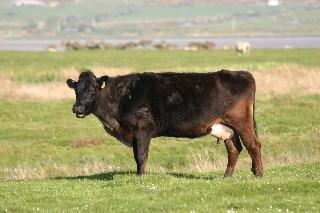
%> input picture figure/cow.jpg, 320 x 213 px
$ octave superpixel_based.m   (GNU Octave 9; MATLAB toolbox functions it lacks are replaced by stand-ins)
%> lines starting %> are read from the running program, lines starting %| are printed output that depends on the picture
### CommonFunc/ToVector.m
function v = ToVector(im)
% takes MxNx3 picture and returns (MN)x3 vector
sz = size(im);
v = reshape(im, [prod(sz(1:2)) 3]);

### SLIC/slic.m
% SLIC Simple Linear Iterative Clustering SuperPixels
%
% Implementation of Achanta, Shaji, Smith, Lucchi, Fua and Susstrunk's
% SLIC Superpixels
%
% Usage:   [l, Am, Sp, d] = slic(im, k, m, seRadius, colopt, mw)
%
% Arguments:  im - Image to be segmented.
%              k - Number of desired superpixels. Note that this is nominal
%                  the actual number of superpixels generated will generally
%                  be a bit larger, espiecially if parameter m is small.
%              m - Weighting factor between colour and spatial
%                  differences. Values from about 5 to 40 are useful.  Use a
%                  large value to enforce superpixels with more regular and
%                  smoother shapes. Try a value of 10 to start with.
%       seRadius - Regions morphologically smaller than this are merged with
%                  adjacent regions. Try a value of 1 or 1.5.  Use 0 to
%                  disable.
%         colopt - String 'mean' or 'median' indicating how the cluster
%                  colour centre should be computed. Defaults to 'mean'
%             mw - Optional median filtering window size.  Image compression
%                  can result in noticeable artifacts in the a*b* components
%                  of the image.  Median filtering can reduce this. mw can be
%                  a single value in which case the same median filtering is
%                  applied to each L* a* and b* components.  Alternatively it
%                  can be a 2-vector where mw(1) specifies the median
%                  filtering window to be applied to L* and mw(2) is the
%                  median filtering window to be applied to a* and b*.
%
% Returns:     l - Labeled image of superpixels. Labels range from 1 to k.
%             Am - Adjacency matrix of segments.  Am(i, j) indicates whether
%                  segments labeled i and j are connected/adjacent
%             Sp - Superpixel attribute structure array with fields:
%                   L  - Mean L* value
%                   a  - Mean a* value
%                   b  - Mean b* value
%                   r  - Mean row value
%                   c  - Mean column value
%                   stdL  - Standard deviation of L*
%                   stda  - Standard deviation of a*
%                   stdb  - Standard deviation of b*
%                   N - Number of pixels
%                   edges - List of edge numbers that bound each
%                           superpixel. This field is allocated, but not set,
%                           by SLIC. Use SPEDGES for this.
%              d - Distance image giving the distance each pixel is from its
%                  associated superpixel centre.
%
% It is suggested that use of this function is followed by SPDBSCAN to perform a
% DBSCAN clustering of superpixels.  This results in a simple and fast
% segmentation of an image.
%
% Minor variations from the original algorithm as defined in Achanta et al's
% paper:
%
% - SuperPixel centres are initialised on a hexagonal grid rather than a square
%   one. This results in a segmentation that will be nominally 6-connected
%   which hopefully facilitates any subsequent post-processing that seeks to
%   merge superpixels.
% - Initial cluster positions are not shifted to point of lowest gradient
%   within a 3x3 neighbourhood because this will be rendered irrelevant the
%   first time cluster centres are updated.
%
% Reference: R. Achanta, A. Shaji, K. Smith, A. Lucchi, P. Fua and
% S. Susstrunk. "SLIC Superpixels Compared to State-of-the-Art Superpixel
% Methods"  PAMI. Vol 34 No 11.  November 2012. pp 2274-2281.
%
% See also: SPDBSCAN, MCLEANUPREGIONS, REGIONADJACENCY, DRAWREGIONBOUNDARIES, RGB2LAB

% Copyright (c) 2013 Peter Kovesi
% Centre for Exploration Targeting
% School of Earth and Environment
% The University of Western Australia
% peter.kovesi at uwa edu au
%
% Permission is hereby granted, free of charge, to any person obtaining a copy
% of this software and associated documentation files (the "Software"), to deal
% in the Software without restriction, subject to the following conditions:
%
% The above copyright notice and this permission notice shall be included in
% all copies or substantial portions of the Software.
%
% The Software is provided "as is", without warranty of any kind.

% Feb  2013
% July 2013 Super pixel attributes returned as a structure array

% Note that most of the computation time is not in the clustering, but rather
% in the region cleanup process.


function [l, Am, Sp, d] = slic(im, k, m, seRadius, colopt, mw, nItr, eim, We)

    if ~exist('colopt','var') || isempty(colopt), colopt = 'mean'; end
    if ~exist('mw','var')     || isempty(mw),         mw = 0;      end
    if ~exist('nItr','var')   || isempty(nItr),     nItr = 10;     end

    if exist('eim', 'var'), USEDIST = 0; else, USEDIST = 1; end

    MEANCENTRE = 1;
    MEDIANCENTRE = 2;

    if strcmp(colopt, 'mean')
        centre = MEANCENTRE;
    elseif strcmp(colopt, 'median')
        centre = MEDIANCENTRE;
    else
        error('Invalid colour centre computation option');
    end

    [rows, cols, chan] = size(im);
    if chan ~= 3
        error('Image must be colour');
    end

    % Convert image to L*a*b* colourspace.  This gives us a colourspace that is
    % nominally perceptually uniform. This allows us to use the euclidean
    % distance between colour coordinates to measure differences between
    % colours.  Note the image becomes double after conversion.  We may want to
    % go to signed shorts to save memory.
    im = rgb2lab(im);

    % Apply median filtering to colour components if mw has been supplied
    % and/or non-zero
    if mw
        if length(mw) == 1
            mw(2) = mw(1);  % Use same filtering for L and chrominance
        end
        for n = 1:3
            im(:,:,n) = medfilt2(im(:,:,n), [mw(1) mw(1)]);
        end
    end

    % Nominal spacing between grid elements assuming hexagonal grid
    S = sqrt(rows*cols / (k * sqrt(3)/2));

    % Get nodes per row allowing a half column margin at one end that alternates
    % from row to row
    nodeCols = round(cols/S - 0.5);
    % Given an integer number of nodes per row recompute S
    S = cols/(nodeCols + 0.5);

    % Get number of rows of nodes allowing 0.5 row margin top and bottom
    nodeRows = round(rows/(sqrt(3)/2*S));
    vSpacing = rows/nodeRows;

    % Recompute k
    k = nodeRows * nodeCols;

    % Allocate memory and initialise clusters, labels and distances.
    C = zeros(6,k);          % Cluster centre data  1:3 is mean Lab value,
                             % 4:5 is row, col of centre, 6 is No of pixels
    l = -ones(rows, cols);   % Pixel labels.
    d = inf(rows, cols);     % Pixel distances from cluster centres.

    % Initialise clusters on a hexagonal grid
    kk = 1;
    r = vSpacing/2;

    for ri = 1:nodeRows
        % Following code alternates the starting column for each row of grid
        % points to obtain a hexagonal pattern. Note S and vSpacing are kept
        % as doubles to prevent errors accumulating across the grid.
        if mod(ri,2), c = S/2; else, c = S;  end

        for ci = 1:nodeCols
            cc = round(c); rr = round(r);
            C(1:5, kk) = [squeeze(im(rr,cc,:)); cc; rr];
            c = c+S;
            kk = kk+1;
        end

        r = r+vSpacing;
    end

    % Now perform the clustering.  10 iterations is suggested but I suspect n
    % could be as small as 2 or even 1
    S = round(S);  % We need S to be an integer from now on

    for n = 1:nItr
       for kk = 1:k  % for each cluster

           % Get subimage around cluster
           rmin = max(C(5,kk)-S, 1);   rmax = min(C(5,kk)+S, rows);
           cmin = max(C(4,kk)-S, 1);   cmax = min(C(4,kk)+S, cols);
           subim = im(rmin:rmax, cmin:cmax, :);
           assert(numel(subim) > 0)

           % Compute distances D between C(:,kk) and subimage
           if USEDIST
               D = dist(C(:, kk), subim, rmin, cmin, S, m);
           else
               D = dist2(C(:, kk), subim, rmin, cmin, S, m, eim, We);
           end

           % If any pixel distance from the cluster centre is less than its
           % previous value update its distance and label
           subd =  d(rmin:rmax, cmin:cmax);
           subl =  l(rmin:rmax, cmin:cmax);
           updateMask = D < subd;
           subd(updateMask) = D(updateMask);
           subl(updateMask) = kk;

           d(rmin:rmax, cmin:cmax) = subd;
           l(rmin:rmax, cmin:cmax) = subl;
       end

       % Update cluster centres with mean values
       C(:) = 0;
       for r = 1:rows
           for c = 1:cols
              tmp = [im(r,c,1); im(r,c,2); im(r,c,3); c; r; 1];
              C(:, l(r,c)) = C(:, l(r,c)) + tmp;
           end
       end

       % Divide by number of pixels in each superpixel to get mean values
       for kk = 1:k
           C(1:5,kk) = round(C(1:5,kk)/C(6,kk));
       end

       % Note the residual error, E, is not calculated because we are using a
       % fixed number of iterations
    end

    % Cleanup small orphaned regions and 'spurs' on each region using
    % morphological opening on each labeled region.  The cleaned up regions are
    % assigned to the nearest cluster. The regions are renumbered and the
    % adjacency matrix regenerated.  This is needed because the cleanup is
    % likely to change the number of labeled regions.
    if seRadius
        [l, Am] = mcleanupregions(l, seRadius);
    else
        l = makeregionsdistinct(l);
        [l, minLabel, maxLabel] = renumberregions(l);
        Am = regionadjacency(l);
    end

    % Recompute the final superpixel attributes and write information into
    % the Sp struct array.
    N = length(Am);
    Sp = struct('L', cell(1,N), 'a', cell(1,N), 'b', cell(1,N), ...
                'stdL', cell(1,N), 'stda', cell(1,N), 'stdb', cell(1,N), ...
                'r', cell(1,N), 'c', cell(1,N), 'N', cell(1,N));
    [X,Y] = meshgrid(1:cols, 1:rows);
    L = im(:,:,1);
    A = im(:,:,2);
    B = im(:,:,3);
    for n = 1:N
        mask = l==n;
        nm = sum(mask(:));
        if centre == MEANCENTRE
            Sp(n).L = sum(L(mask))/nm;
            Sp(n).a = sum(A(mask))/nm;
            Sp(n).b = sum(B(mask))/nm;

        elseif centre == MEDIANCENTRE
            Sp(n).L = median(L(mask));
            Sp(n).a = median(A(mask));
            Sp(n).b = median(B(mask));
        end

        Sp(n).r = sum(Y(mask))/nm;
        Sp(n).c = sum(X(mask))/nm;

        % Compute standard deviations of the colour components of each super
        % pixel. This can be used by code seeking to merge superpixels into
        % image segments.  Note these are calculated relative to the mean colour
        % component irrespective of the centre being calculated from the mean or
        % median colour component values.
        Sp(n).stdL = std(L(mask));
        Sp(n).stda = std(A(mask));
        Sp(n).stdb = std(B(mask));

        Sp(n).N = nm;  % Record number of pixels in superpixel too.
    end

%-- dist -------------------------------------------
%
% Usage:  D = dist(C, im, r1, c1, S, m)
%
% Arguments:   C - Cluster being considered
%             im - sub-image surrounding cluster centre
%         r1, c1 - row and column of top left corner of sub image within the
%                  overall image.
%              S - grid spacing
%              m - weighting factor between colour and spatial differences.
%
% Returns:     D - Distance image giving distance of every pixel in the
%                  subimage from the cluster centre
%
% Distance = sqrt( dc^2 + (ds/S)^2*m^2 )
% where:
% dc = sqrt(dl^2 + da^2 + db^2)  % Colour distance
% ds = sqrt(dx^2 + dy^2)         % Spatial distance
%
% m is a weighting factor representing the nominal maximum colour distance
% expected so that one can rank colour similarity relative to distance
% similarity.  try m in the range [1-40] for L*a*b* space
%
% ?? Might be worth trying the Geometric Mean instead ??
%  Distance = sqrt(dc * ds)
% but having a factor 'm' to play with is probably handy

% This code could be more efficient

% [18 lines left out: function dist, not called in this run]


%--- dist2 ------------------------------------------
%
% Usage:  D = dist2(C, im, r1, c1, S, m, eim)
%
% Arguments:   C - Cluster being considered
%             im - sub-image surrounding cluster centre
%         r1, c1 - row and column of top left corner of sub image within the
%                  overall image.
%              S - grid spacing
%              m - weighting factor between colour and spatial differences.
%            eim - Edge strength sub-image corresponding to im
%
% Returns:     D - Distance image giving distance of every pixel in the
%                  subimage from the cluster centre
%
% Distance = sqrt( dc^2 + (ds/S)^2*m^2 )
% where:
% dc = sqrt(dl^2 + da^2 + db^2)  % Colour distance
% ds = sqrt(dx^2 + dy^2)         % Spatial distance
%
% m is a weighting factor representing the nominal maximum colour distance
% expected so that one can rank colour similarity relative to distance
% similarity.  try m in the range [1-40] for L*a*b* space
%

% [34 lines left out: function dist2, not called in this run]


### SLIC/makeregionsdistinct.m
% MAKEREGIONSDISTINCT Ensures labeled segments are distinct
%
% Usage: [seg, maxlabel] = makeregionsdistinct(seg, connectivity)
%
% Arguments: seg - A region segmented image, such as might be produced by a
%                  superpixel or graph cut algorithm.  All pixels in each
%                  region are labeled by an integer.
%   connectivity - Optional parameter indicating whether 4 or 8 connectedness
%                  should be used.  Defaults to 4.
%
% Returns:   seg - A labeled image where all segments are distinct.
%       maxlabel - Maximum segment label number.
%
% Typical application: A graphcut or superpixel algorithm may terminate in a few
% cases with multiple regions that have the same label.  This function
% identifies these regions and assigns a unique label to them.
%
% See also: SLIC, CLEANUPREGIONS, RENUMBERREGIONS

% Copyright (c) 2013 Peter Kovesi
% Centre for Exploration Targeting
% The University of Western Australia
% peter.kovesi at uwa edu au
%
% Permission is hereby granted, free of charge, to any person obtaining a copy
% of this software and associated documentation files (the "Software"), to deal
% in the Software without restriction, subject to the following conditions:
%
% The above copyright notice and this permission notice shall be included in
% all copies or substantial portions of the Software.
%
% The Software is provided "as is", without warranty of any kind.

% June 2013


function [seg, maxlabel] = makeregionsdistinct(seg, connectivity)

    if ~exist('connectivity', 'var'), connectivity = 4; end

    % Ensure every segment is distinct but do not touch segments
    % with a label of 0
    labels = unique(seg(:))';
    maxlabel = max(labels);
    labels = setdiff(labels,0);  % Remove 0 from the label list

    for l = labels
        [bl,num] = bwlabel(seg==l, connectivity);

        if num > 1  % We have more than one region with the same label
            for n = 2:num
                maxlabel = maxlabel+1;  % Generate a new label
                seg(bl==n) = maxlabel;  % and assign to this segment
            end
        end
    end

### SLIC/mcleanupregions.m
% MCLEANUPREGIONS  Morphological clean up of small segments in an image of segmented regions
%
% Usage: [seg, Am] = mcleanupregions(seg, seRadius)
%
% Arguments: seg - A region segmented image, such as might be produced by a
%                  graph cut algorithm.  All pixels in each region are labeled
%                  by an integer.
%       seRadius - Structuring element radius.  This can be set to 0 in which
%                  case  the function will simply ensure all labeled regions
%                  are distinct and relabel them if necessary.
%
% Returns:   seg - The updated segment image.
%             Am - Adjacency matrix of segments.  Am(i, j) indicates whether
%                  segments labeled i and j are connected/adjacent
%
% Typical application:
% If a graph cut or superpixel algorithm fails to converge stray segments
% can be left in the result.  This function tries to clean things up by:
% 1) Checking there is only one region for each segment label. If there is
%    more than one region they are given unique labels.
% 2) Eliminating regions below the structuring element size
%
% Note that regions labeled 0 are treated as a 'privileged' background region
% and is not processed/affected by the function.
%
% See also: REGIONADJACENCY, RENUMBERREGIONS, CLEANUPREGIONS, MAKEREGIONSDISTINCT

% Copyright (c) 2013 Peter Kovesi
% Centre for Exploration Targeting
% School of Earth and Environment
% The University of Western Australia
% peter.kovesi at uwa edu au
%
% Permission is hereby granted, free of charge, to any person obtaining a copy
% of this software and associated documentation files (the "Software"), to deal
% in the Software without restriction, subject to the following conditions:
%
% The above copyright notice and this permission notice shall be included in
% all copies or substantial portions of the Software.
%
% The Software is provided "as is", without warranty of any kind.
%
% March   2013
% June    2013  Improved morphological cleanup process using distance map

function [seg, Am, mask] = mcleanupregions(seg, seRadius)
option = 2;
    % 1) Ensure every segment is distinct
    [seg, maxlabel] = makeregionsdistinct(seg);

    % 2) Perform a morphological opening on each segment, subtract the opening
    % from the orignal segment to obtain regions to be reassigned to
    % neighbouring segments.
    if seRadius
        se = circularstruct(seRadius);   % Accurate and not noticeably slower
                                         % if radius is small
%       se = strel('disk', seRadius, 4);  % Use approximated disk for speed
        mask = zeros(size(seg));

        if option == 1
            for l = 1:maxlabel
                b = seg == l;
                mask = mask | (b - imopen(b,se));
            end

        else   % Rather than perform a morphological opening on every
               % individual region in sequence the following finds separate
               % lists of unconnected regions and performs openings on these.
               % Typically an image can be covered with only 5 or 6 lists of
               % unconnected regions.  Seems to be about 2X speed of option
               % 1. (I was hoping for more...)
            list = finddisconnected(seg);

            for n = 1:length(list)
                b = zeros(size(seg));
                for m = 1:length(list{n})
                    b = b | seg == list{n}(m);
                end

                mask = mask | (b - imopen(b,se));
            end
        end

        % Compute distance map on inverse of mask
        [~, idx] = bwdist(~mask);

        % Assign a label to every pixel in the masked area using the label of
        % the closest pixel not in the mask as computed by bwdist
        seg(mask) = seg(idx(mask));
    end

    % 3) As some regions will have been relabled, possibly broken into several
    % parts, or absorbed into others and no longer exist we ensure all regions
    % are distinct again, and renumber the regions so that they sequentially
    % increase from 1.  We also need to reconstruct the adjacency matrix to
    % reflect the changed number of regions and their relabeling.

    seg = makeregionsdistinct(seg);
    [seg, minLabel, maxLabel] = renumberregions(seg);
    Am = regionadjacency(seg);


### superpixel_based.m
addpath(genpath('GCMex2.3.0'));
addpath('CommonFunc');
addpath('SLIC');
close all;
clearvars

%% read an image
im = im2double(imread('figure\cow.jpg'));
im = imresize(im, 1.0);

%% hyperparameters
lambda = 3.0;
sigma = 2;

%% k-means clustering
k = 4;
distance = 'sqEuclidean';
data = ToVector(im);
[idx, c] = kmeans(data, k, 'distance', distance,'maxiter', 200);
%> c = [0.796 0.768 0.684; 0.584 0.583 0.317; 0.206 0.165 0.124; 0.703 0.702 0.432]

%% superpixel
[l, Am, C] = slic(im, 1000, 10, 1, 'median');
%> in slic, `im = rgb2lab(im);`: im: size 213x320x3 double; mean of channels 1, 2, 3 63.3, -5.1, 23.6
%> after the loop in slic, `for ri = 1:nodeRows`: c = 324.4; kk = 1009
%> after the loop in slic, `for n = 1:nItr`:
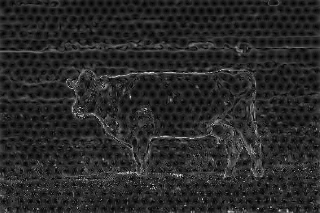
%> d: size 213x320 double; min 0, max 33.28, mean 5.4; drawn with min black and max white
%> after the loop in slic, `for n = 1:nItr`:
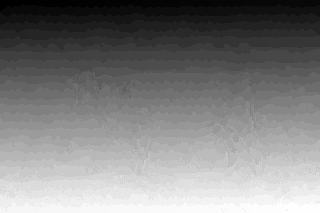
%> l: size 213x320 double; min 1, max 1008, mean 506.8; drawn with min black and max white
%> in makeregionsdistinct, `labels = unique(seg(:))';`: labels = 1008 values from 1 to 1008
%> in makeregionsdistinct, `maxlabel = max(labels);`: maxlabel = 1008
%> (the run ends here)
